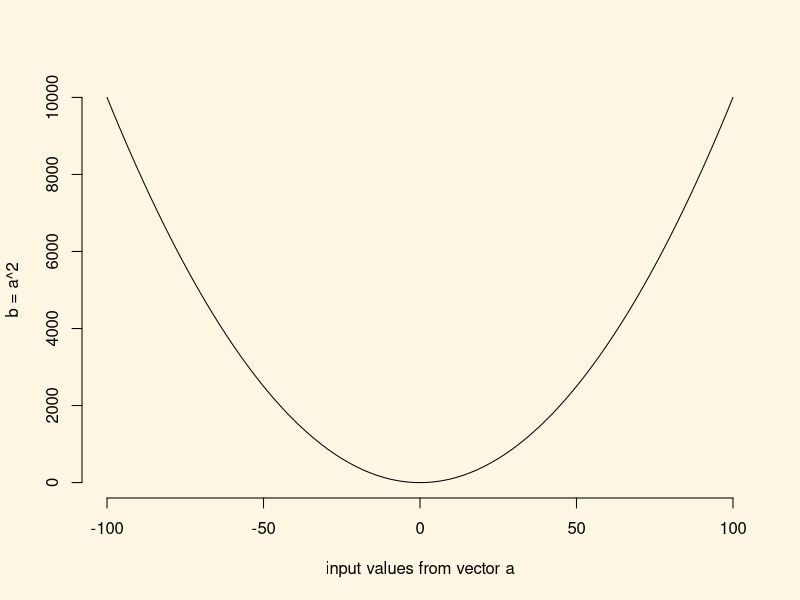

The R source for this figure:
## ---- chunk 1
par(bg = '#fdf6e3')
## ---- chunk 2
options(scipen=999)
## ---- chunk 3
sqrt(1369)
## ---- chunk 4
13^2
## ---- chunk 5
# sequence of numbers from 1 to 100 in steps of 1
numbers_1_to_100 <- seq(from = 1, to = 100, by = 1)
# sum over the vector
result <- sum(numbers_1_to_100)
# print the result
result
## ---- chunk 6
# create the income variable using the c() function
income <- c(
  19395, 22698, 40587, 25705, 26292, 42150, 29609, 12349, 18131, 
  20543, 37240, 28598, 29007, 26106, 19441, 42869, 29978, 5333, 
  32013, 20272, 14321, 22820, 14739, 17711, 18749
)
## ---- chunk 7
# central tendency of income
mean(income)

# dispersion
sd(income)
## ---- chunk 8
mean.income <- sum(income) / length(income)

# let's print the mean
mean.income
## ---- chunk 9
# individual differences between each realisation of income and the mean of income
diffs.from.mean <- income - mean.income

# let's print the vector of differences
diffs.from.mean
## ---- chunk 10
# square each element in the diffs.from.mean vector
squared.diffs.from.mean <- diffs.from.mean^2

# print the squared vecto
squared.diffs.from.mean
## ---- chunk 11
# a vector of x values from negative 100 to positive 100
a <- seq(from = -100, to = 100, length.out = 200)

# the square of that vector
b <- a^2

# we plot the input vector a against b, where b is on the y-axis
plot(
  x = a, # x-axis values
  y = b, # y-axis values
  bty = "n", # no border around plot
  type = "l", # connect individual dots to a line
  xlab = "input values from vector a", # x axis label
  ylab = "b = a^2" # y axis label
)
## ---- chunk 12
# sum over squared deviations vector
sum.of.squared.deviations <- sum(squared.diffs.from.mean)

# print the sum
sum.of.squared.deviations
## ---- chunk 13
# get the variance
var.income <- sum.of.squared.deviations / ( length(income) - 1 )

# print the variance
var.income
## ---- chunk 14
# get the standard deviation
sqrt(var.income)
